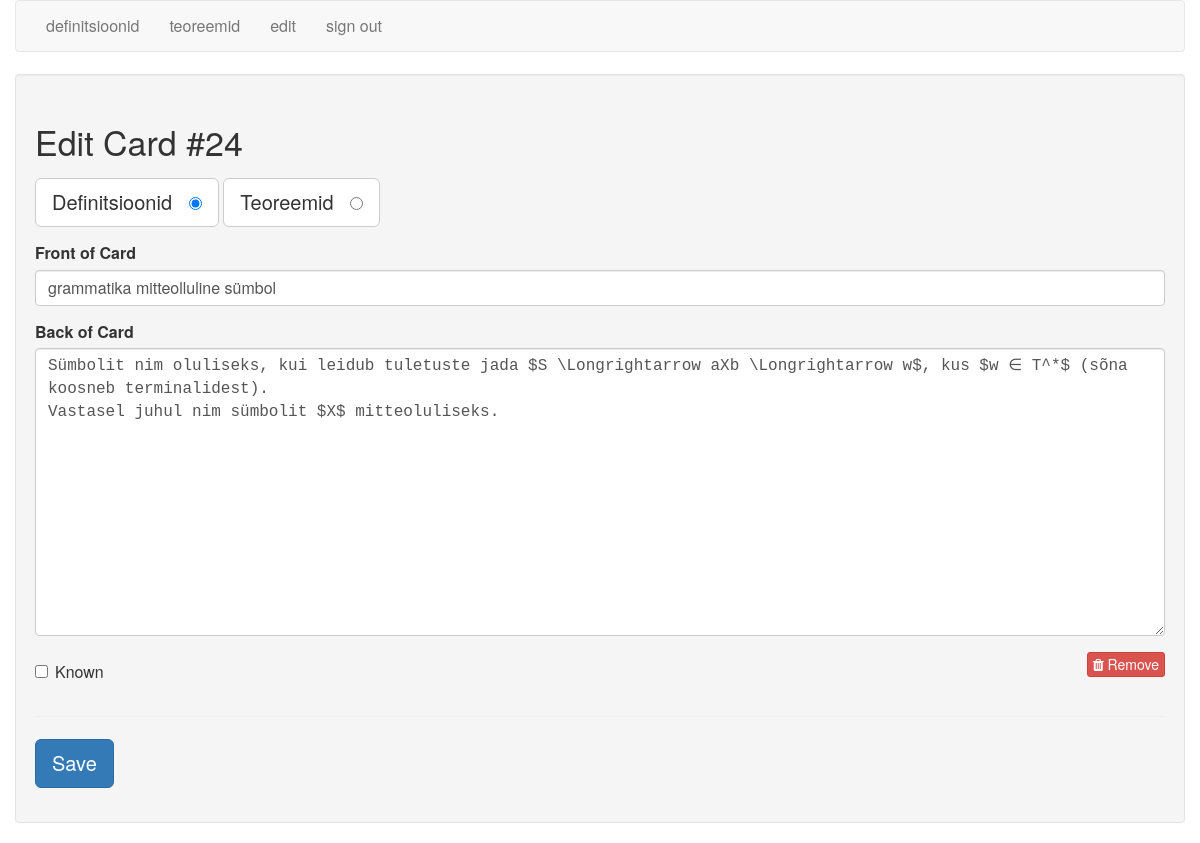
The app's page /edit/24 (signed in), older data.
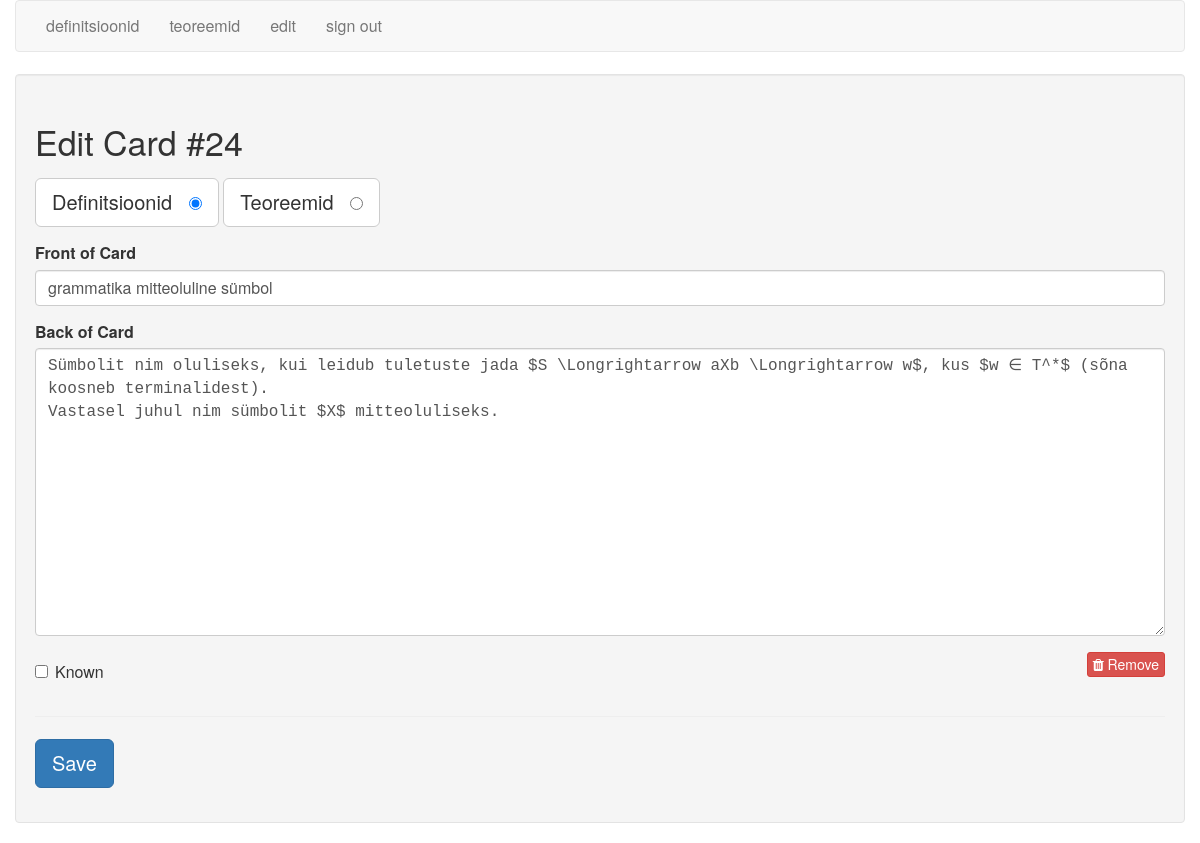
The same page, newer data.
### tables this page shows
CREATE TABLE cards (
  id integer primary key autoincrement,
  type tinyint not null, /* 1 for vocab, 2 for code */
  front text not null,
  back text not null,
  known boolean default 0
);

### flash_cards.py (the view)
@app.route('/edit/<card_id>')
def edit(card_id):
    if not session.get('logged_in'):
        return redirect(url_for('login'))
    db = get_db()
    query = '''
        SELECT id, type, front, back, known
        FROM cards
        WHERE id = ?
    '''
    cur = db.execute(query, [card_id])
    card = cur.fetchone()
    return render_template('edit.html', card=card)

### flash_cards.py (called while the page is built)
def connect_db():
    rv = sqlite3.connect(app.config['DATABASE'])
    rv.row_factory = sqlite3.Row
    return rv

def get_db():
    if not hasattr(g, 'sqlite_db'):
        g.sqlite_db = connect_db()
    return g.sqlite_db

### templates/edit.html (shortened to what this page needs)
{% extends "layout.html" %}
{% block body %}
    <div class="well">
        <h2>Edit Card #{{ card.id }}</h2>
        <form action="{{ url_for('edit_card') }}" method="post" class="cardForm">
            <div class="form-group">
                <label for="general" class="btn btn-default btn-lg">Definitsioonid &nbsp;
                    <input type="radio" name="type" value="1"
                           id="general" {{ "checked" if (card.type == 1) else "" }} />
                </label>
                <label for="code" class="btn btn-default btn-lg">Teoreemid &nbsp;
                    <input type="radio" name="type" value="2" id="code" {{ "checked" if (card.type == 2) else "" }} />
                </label>
            </div>
            <div class="form-group">
                <label for="front">Front of Card</label>
                <input type="text" name="front" id="front" class="form-control" value="{{ card.front|e }}">
            </div>
            <div class="form-group">
                <label for="back">Back of Card</label>
                <textarea name="back"
                          class="form-control"
                          id="back"
                          placeholder="back of card"
                          rows="12">{{ card.back|e }}</textarea>
            </div>
            <div class="row">
                <div class="col-xs-6">
                    <div class="checkbox">
                        <label>
                            <input type="checkbox" name="known"
                                   value="1" {{ "checked" if (card.known == 1) else "" }} /> Known
                        </label>
                    </div>
                </div>
                <div class="col-xs-6 text-right">
                    <a href="{{ url_for('delete', card_id=card.id) }}" class="btn btn-danger btn-xs">
                        <i class="fa fa-trash"></i>
                        Remove
                    </a>
                </div>
            </div>
            <hr/>
            <div class="form-group">
                <button type="submit" class="saveButton btn btn-lg btn-primary">Save</button>
            </div>
        </form>
    </div>
{% endblock %}

Row changes from the older to the newer data that the page shows:
changed cards id 24: front "grammatika mitteolluline sümbol" → "grammatika mitteoluline sümbol"
